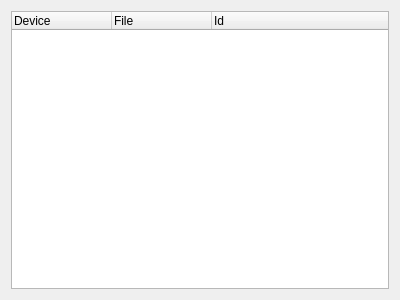
<?xml version="1.0" encoding="UTF-8"?>
<ui version="4.0">
 <class>DeviceSearchDialog</class>
 <widget class="QWidget" name="DeviceSearchDialog">
  <property name="geometry">
   <rect>
    <x>0</x>
    <y>0</y>
    <width>400</width>
    <height>300</height>
   </rect>
  </property>
  <property name="windowTitle">
   <string notr="true"/>
  </property>
  <layout class="QVBoxLayout" name="verticalLayout">
   <property name="spacing">
    <number>0</number>
   </property>
   <item>
    <widget class="QTreeWidget" name="treeWidget">
     <property name="editTriggers">
      <set>QAbstractItemView::NoEditTriggers</set>
     </property>
     <property name="alternatingRowColors">
      <bool>true</bool>
     </property>
     <property name="rootIsDecorated">
      <bool>false</bool>
     </property>
     <attribute name="headerCascadingSectionResizes">
      <bool>false</bool>
     </attribute>
     <attribute name="headerCascadingSectionResizes">
      <bool>false</bool>
     </attribute>
     <column>
      <property name="text">
       <string>Device</string>
      </property>
     </column>
     <column>
      <property name="text">
       <string>File</string>
      </property>
     </column>
     <column>
      <property name="text">
       <string>Id</string>
      </property>
     </column>
    </widget>
   </item>
  </layout>
 </widget>
 <resources/>
 <connections/>
</ui>
